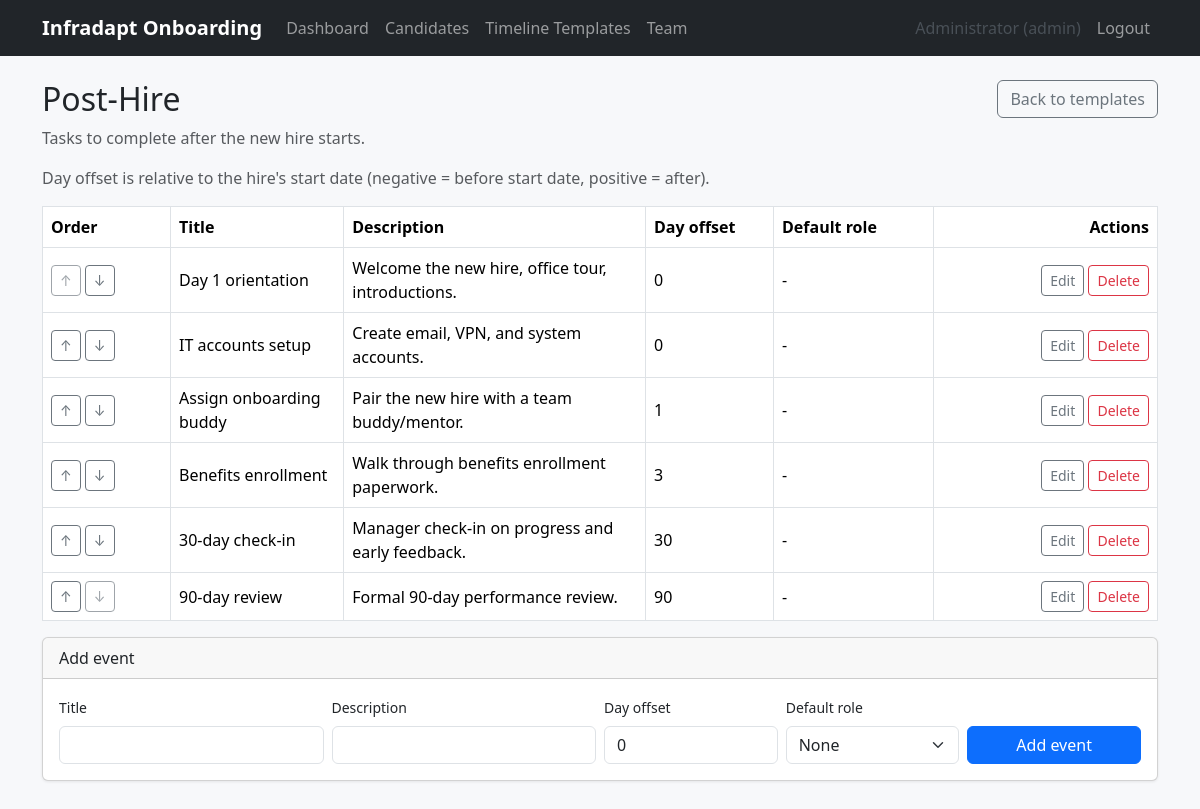
Screenshot of /timeline-templates/2 (signed in) with the database file from the repository.
### app/models.py (models this page shows, shortened)
class User(UserMixin, db.Model):
    __tablename__ = "users"
    id = db.Column(db.Integer, primary_key=True)
    name = db.Column(db.String(120), nullable=False)
    email = db.Column(db.String(255), unique=True, nullable=False, index=True)
    password_hash = db.Column(db.String(255), nullable=False)
    role = db.Column(db.String(20), nullable=False, default=ROLE_MEMBER)
    active = db.Column(db.Boolean, nullable=False, default=True)
    created_at = db.Column(db.DateTime, nullable=False, default=datetime.utcnow)
    notes = db.relationship("Note", backref="author", lazy="dynamic")
    resumes_uploaded = db.relationship("Resume", backref="uploaded_by_user", lazy="dynamic")
    assigned_events = db.relationship(
        "HireEvent",
        foreign_keys="HireEvent.assigned_to",
        backref="assignee",
        lazy="dynamic",
    )
    @property
    def is_admin(self):
        return self.role == ROLE_ADMIN
    @property
    def is_active(self):
        return self.active

class TimelineTemplate(db.Model):
    __tablename__ = "timeline_templates"
    id = db.Column(db.Integer, primary_key=True)
    name = db.Column(db.String(120), unique=True, nullable=False)
    description = db.Column(db.String(500), nullable=True)
    created_at = db.Column(db.DateTime, nullable=False, default=datetime.utcnow)
    events = db.relationship(
        "TemplateEvent",
        backref="template",
        lazy="dynamic",
        cascade="all, delete-orphan",
        order_by="TemplateEvent.sort_order",
    )

class TemplateEvent(db.Model):
    __tablename__ = "template_events"
    id = db.Column(db.Integer, primary_key=True)
    template_id = db.Column(
        db.Integer, db.ForeignKey("timeline_templates.id"), nullable=False
    )
    title = db.Column(db.String(200), nullable=False)
    description = db.Column(db.Text, nullable=True)
    day_offset = db.Column(db.Integer, nullable=False, default=0)
    default_assignee_role = db.Column(db.String(20), nullable=True)
    sort_order = db.Column(db.Integer, nullable=False, default=0)

### app/templates_admin.py (the view)
@templates_admin_bp.route("/<int:template_id>")
@login_required
@admin_required
def detail(template_id):
    template = TimelineTemplate.query.get_or_404(template_id)
    events = template.events.order_by(TemplateEvent.sort_order).all()
    return render_template("templates_admin/detail.html", template=template, events=events)

### app/auth.py (called while the page is built)
def admin_required(view):
    from functools import wraps
    @wraps(view)
    def wrapped(*args, **kwargs):
        if not current_user.is_authenticated:
            return login_manager_redirect()
        if not current_user.is_admin:
            abort(403)
        return view(*args, **kwargs)
    return wrapped

### app/templates/templates_admin/detail.html (shortened to what this page needs)
{% extends "base.html" %}
{% block content %}
<div class="d-flex justify-content-between align-items-start mb-3">
  <div>
    <h2>{{ template.name }}</h2>
    <p class="text-muted mb-0">{{ template.description or '' }}</p>
  </div>
  <a href="{{ url_for('templates_admin.list_templates') }}" class="btn btn-outline-secondary">Back to templates</a>
</div>
<p class="text-muted">Day offset is relative to the hire's start date (negative = before start date, positive = after).</p>
<table class="table table-bordered bg-white align-middle">
  <thead>
    <tr>
      <th style="width:8rem;">Order</th>
      <th>Title</th>
      <th>Description</th>
      <th style="width:8rem;">Day offset</th>
      <th style="width:10rem;">Default role</th>
      <th class="text-end" style="width:14rem;">Actions</th>
    </tr>
  </thead>
  <tbody>
    {% for e in events %}
    <tr>
      <td>
        <form method="post" action="{{ url_for('templates_admin.move_event_up', template_id=template.id, event_id=e.id) }}" class="d-inline">
          <button type="submit" class="btn btn-sm btn-outline-secondary" {% if loop.first %}disabled{% endif %}>&uarr;</button>
        </form>
        <form method="post" action="{{ url_for('templates_admin.move_event_down', template_id=template.id, event_id=e.id) }}" class="d-inline">
          <button type="submit" class="btn btn-sm btn-outline-secondary" {% if loop.last %}disabled{% endif %}>&darr;</button>
        </form>
      </td>
      <td>{{ e.title }}</td>
      <td>{{ e.description or '-' }}</td>
      <td>{{ e.day_offset }}</td>
      <td>{{ e.default_assignee_role or '-' }}</td>
      <td class="text-end">
        <button class="btn btn-sm btn-outline-secondary" type="button" data-bs-toggle="collapse" data-bs-target="#edit-te-{{ e.id }}">Edit</button>
        <form method="post" action="{{ url_for('templates_admin.delete_event', template_id=template.id, event_id=e.id) }}" class="d-inline" onsubmit="return confirm('Delete this event?');">
          <button type="submit" class="btn btn-sm btn-outline-danger">Delete</button>
        </form>
      </td>
    </tr>
    {% else %}
    <tr><td colspan="6" class="text-center text-muted">No events yet.</td></tr>
    {% endfor %}
  </tbody>
</table>
<div class="card">
  <div class="card-header">Add event</div>
  <div class="card-body">
    <form method="post" action="{{ url_for('templates_admin.add_event', template_id=template.id) }}" class="row g-2 align-items-end">
      <div class="col-md-3">
        <label class="form-label small">Title</label>
        <input type="text" name="title" class="form-control" required>
      </div>
      <div class="col-md-3">
        <label class="form-label small">Description</label>
        <input type="text" name="description" class="form-control">
      </div>
      <div class="col-md-2">
        <label class="form-label small">Day offset</label>
        <input type="number" name="day_offset" class="form-control" value="0" required>
      </div>
      <div class="col-md-2">
        <label class="form-label small">Default role</label>
        <select name="default_assignee_role" class="form-select">
          <option value="">None</option>
        </select>
      </div>
      <div class="col-md-2">
        <button type="submit" class="btn btn-primary w-100">Add event</button>
      </div>
    </form>
  </div>
</div>
{% endblock %}

### app/templates/base.html (shortened to what this page needs)
<!doctype html>
<html lang="en">
<head>
  <link href="https://cdn.jsdelivr.net/npm/bootstrap@5.3.3/dist/css/bootstrap.min.css" rel="stylesheet">
  <link rel="stylesheet" href="{{ url_for('static', filename='style.css') }}">
</head>
<body>
  {% if current_user.is_authenticated %}
  <nav class="navbar navbar-expand-lg navbar-dark bg-dark mb-4">
    <div class="container">
      <a class="navbar-brand" href="{{ url_for('main.dashboard') }}">Infradapt Onboarding</a>
      <div class="collapse navbar-collapse" id="navMain">
        <ul class="navbar-nav me-auto">
          <li class="nav-item"><a class="nav-link" href="{{ url_for('main.dashboard') }}">Dashboard</a></li>
          <li class="nav-item"><a class="nav-link" href="{{ url_for('candidates.list_candidates') }}">Candidates</a></li>
          {% if current_user.is_admin %}
          <li class="nav-item"><a class="nav-link" href="{{ url_for('templates_admin.list_templates') }}">Timeline Templates</a></li>
          <li class="nav-item"><a class="nav-link" href="{{ url_for('auth.team_list') }}">Team</a></li>
          {% endif %}
        </ul>
        <ul class="navbar-nav">
          <li class="nav-item"><span class="nav-link text-light-emphasis">{{ current_user.name }} ({{ current_user.role }})</span></li>
          <li class="nav-item"><a class="nav-link" href="{{ url_for('auth.logout') }}">Logout</a></li>
        </ul>
      </div>
    </div>
  </nav>
  {% endif %}
  <div class="container pb-5">
    {% block content %}{% endblock %}
  </div>
</body>
</html>

### app/static/style.css (style rules this page uses)
body { background-color: #f7f8fa; }
.navbar-brand { font-weight: 600; }
.card { box-shadow: 0 1px 3px rgba(0, 0, 0, 0.08); }

### rows the page displays
User: name "Administrator", role "admin"
TimelineTemplate: name "Post-Hire", description "Tasks to complete after the new hire starts."
TemplateEvent: title "Day 1 orientation", description "Welcome the new hire, office tour, introductions.", day_offset "0", default_assignee_role "-"
TemplateEvent: title "IT accounts setup", description "Create email, VPN, and system accounts.", day_offset "0", default_assignee_role "-"
TemplateEvent: title "Assign onboarding buddy", description "Pair the new hire with a team buddy/mentor.", day_offset "1", default_assignee_role "-"
TemplateEvent: title "Benefits enrollment", description "Walk through benefits enrollment paperwork.", day_offset "3", default_assignee_role "-"
TemplateEvent: title "30-day check-in", description "Manager check-in on progress and early feedback.", day_offset "30", default_assignee_role "-"
TemplateEvent: title "90-day review", description "Formal 90-day performance review.", day_offset "90", default_assignee_role "-"
